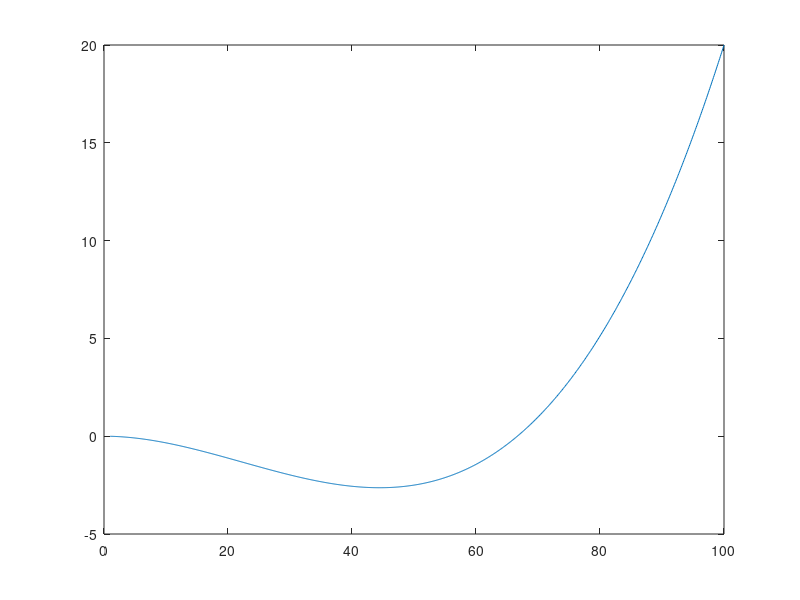

The MATLAB script that drew this image: (Note: this script raises an error after producing the figure.)
close all

m=1400;
Izz=2667;
By=0.07*180/pi;
Cy=1.3;
Dy=0.7;
Ey=-1.6;
Bx=0.27*180/pi;
Cx=1.3;
Dx=0.7;
Ex=-1.6;
lf=1.35;
lr=1.45;
rw=0.5;
J = 100;
dt = 0.05;
parameters = [m Izz J lf lr rw]; 

% symbolic_car_model();
%% Get xyh path

x1 = 0;
y1 = 0;

x2 = 100;
y2 = 20;

x1_dot = 0;
x2_dot = tan(pi/4);

A = [x1^3   x1^2  x1 1;
     x2^3   x2^2  x2 1;
     3*x1^2 2*x1  1  0;
     3*x2^2 2*x2  1  0;
     ];
 
b = [y1;y2;x1_dot;x2_dot];


a = A\b;

y_fun = @(x) a(1)*x.^3 + a(2)*x.^2 + a(3)*x + a(4);
dydx_fun = @(x) 3*a(1)*x.^2 + 2*a(2)*x.^1 + a(3);

x_pts = 1:0.1:x2;
y_pts = y_fun(x_pts);
h_pts = atan(dydx_fun(x_pts));  
total_sum = 0;
for i=2:length(x_pts)
    total_sum = total_sum + norm([x_pts(i)-x_pts(i-1), y_pts(i)-y_pts(i-1)]);
end

plot(x_pts, y_pts);
% figure
% plot(h_pts);
hold on


%% Finding points on line
dt = 0.05;
u1 = 30;
u2 = 30;
x_val = 0;
dudx = (u2-u1)/total_sum;



syms x
f = a(1)*x^3+a(2)*x^2+a(3)*x+a(4);
dfdx = diff(f,x);
integrand = sqrt(1+dfdx^2);

I_fun = matlabFunction(integrand);


xyh_list = [];
uvr_list = [];


x_old = 0-u1*dt;
y_old = y_fun(x_old);
h_old = atan(dydx_fun(x_old));

x_new = 0;
y_new = y_fun(x_new);
h_new = atan(dydx_fun(x_new));


while x_new < x2
    xyh_list(:,end+1) = [x_new; y_new; h_new];
    uvr_list(:,end+1) = [u1;0;(h_new-h_old)/dt];
    distance = u1*dt;
    u1 = u1+dudx*distance;
    
    x_old = x_new;
    y_old = y_fun(x_new);
    h_old = atan(dydx_fun(x_new));
    
    x_new = bin_search(I_fun, x_new, x_new+50, distance);
    y_new = y_fun(x_new);
    h_new = atan(dydx_fun(x_new));
    
end

% scatter(xyh_list(1,:), xyh_list(2,:));
% figure
% 
% scatter(xyh_list(1,:), u_list);


%% find control inputs
T_est = (uvr_list(1,2)-uvr_list(1,1))/dt*m*2;
delta_est = 0;
inputs = [T_est; delta_est];
inputs_list = [];

for i=2:length(uvr_list)

x1 = [xyh_list(:,i-1); uvr_list(:,i-1); uvr_list(1,i-1)*2];
x2 = [xyh_list(:,i); uvr_list(:,i); uvr_list(1,i)*2];

A_c = calc_A_c(x1, inputs, parameters);
B_c = calc_B_c(x1, inputs, parameters);
x_dot_e = f_cont_fun(x1, inputs, parameters);

rhs = (x2-x1)/dt-x_dot_e;


d_inputs = inv(B_c'*B_c)*B_c'*rhs;
inputs = inputs+d_inputs
inputs_list(:, end+1) = inputs;

end

%% test
i=2;
x1 = [xyh_list(:,i-1); uvr_list(:,i-1); uvr_list(1,i-1)*2];
x2 = [xyh_list(:,i); uvr_list(:,i); uvr_list(1,i)*2];

A_c = calc_A_c(x1, inputs, parameters);
B_c = calc_B_c(x1, inputs, parameters);
x_dot_e = f_cont_fun(x1, inputs, parameters);



%% function

function pivot = bin_search(I_fun, x1, x2, distance)
    thresh = 0.001;
    starting_point = x1;

    while(1)
        pivot = (x1+x2)/2;
        I = integral(I_fun, starting_point, pivot);
        if abs(I-distance) < thresh
            return;
        end
        
        if I>distance
            x2 = pivot;
        elseif I<distance
            x1 = pivot;
        end
    end
    
end





 
 
 



